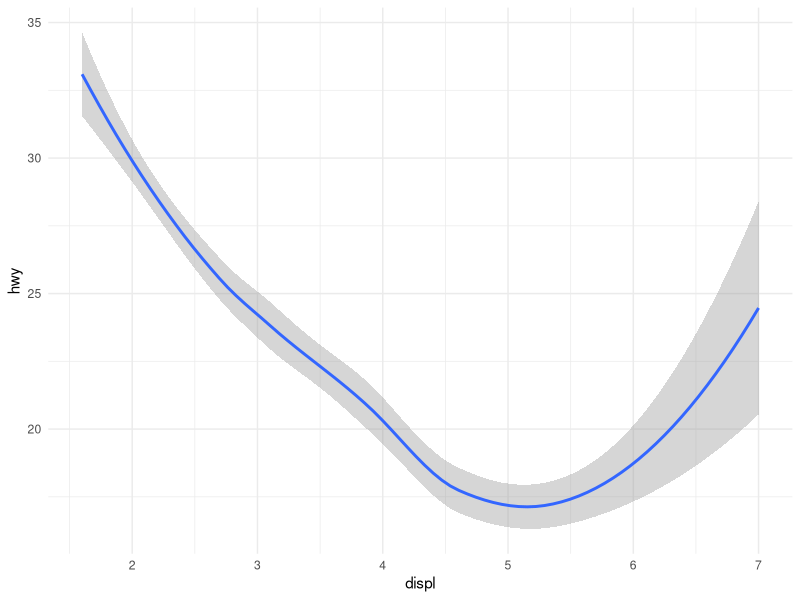

Here is the R script that generated this plot:
library(tidyverse)
data <- ggplot2::mpg
data %>% 
  ggplot(aes(x = displ, y = hwy)) +
  geom_smooth() +
  theme_minimal()
